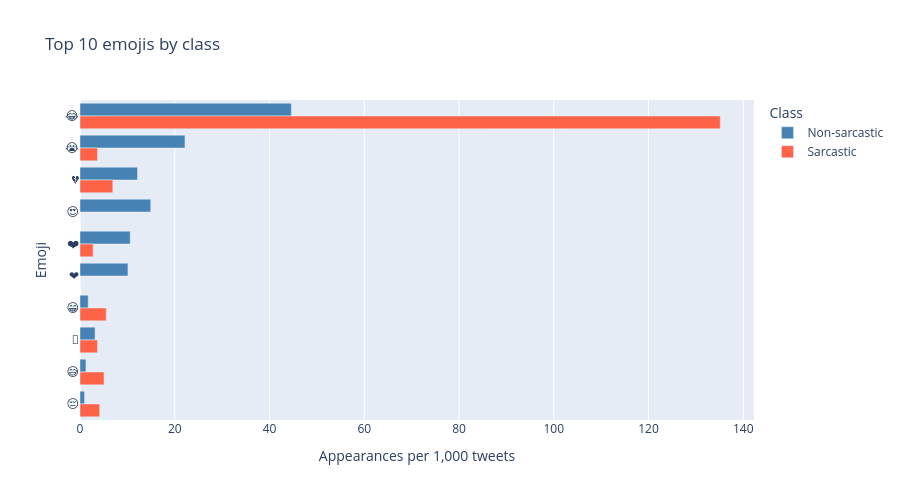

This figure's notebook cell:
### Code cell
# Top 10 emojis per class (appearances per 1,000 tweets)
class_sizes = df["label"].value_counts()[LABELS]
tweet_emojis = df["tweet"].map(lambda t: [e["emoji"] for e in emoji.emoji_list(t)])

emoji_counts = pd.DataFrame({
    lab: Counter(e for es in tweet_emojis[df["label"] == lab] for e in es) for lab in LABELS
}).fillna(0)
emoji_rates = emoji_counts.div(class_sizes) * 1000

top10 = emoji_rates.sum(axis=1).nlargest(10).index
plot_data = (emoji_rates.loc[top10]
             .rename_axis("Emoji").reset_index()
             .melt(id_vars="Emoji", var_name="Class", value_name="Appearances per 1,000 tweets"))

fig = px.bar(plot_data, x="Appearances per 1,000 tweets", y="Emoji", color="Class",
             barmode="group", orientation="h", color_discrete_map=COLORS, title="Top 10 emojis by class")
fig.update_yaxes(autorange="reversed")
fig.update_layout(height=500)
fig.show()

### Figure 1 — Plotly figure (JSON) as saved in the notebook; plotly's stock layout.template omitted (floating-point values rounded to 4 significant figures)
{"data": [{"alignmentgroup": "True", "hovertemplate": "Class=Non-sarcastic<br>Appearances per 1,000 tweets=%{x}<br>Emoji=%{y}<extra></extra>", "legendgroup": "Non-sarcastic", "marker": {"color": "steelblue", "pattern": {"shape": ""}}, "name": "Non-sarcastic", "offsetgroup": "Non-sarcastic", "orientation": "h", "showlegend": true, "textposition": "auto", "type": "bar", "x": [44.61, 22.16, 12.14, 14.93, 10.6, 10.12, 1.734, 3.179, 1.252, 0.9634], "xaxis": "x", "y": ["😂", "😭", "💔", "😍", "❤️", "❤", "😁", "🔴", "😅", "😔"], "yaxis": "y"}, {"alignmentgroup": "True", "hovertemplate": "Class=Sarcastic<br>Appearances per 1,000 tweets=%{x}<br>Emoji=%{y}<extra></extra>", "legendgroup": "Sarcastic", "marker": {"color": "tomato", "pattern": {"shape": ""}}, "name": "Sarcastic", "offsetgroup": "Sarcastic", "orientation": "h", "showlegend": true, "textposition": "auto", "type": "bar", "x": [135.1, 3.69, 6.919, 0.0, 2.768, 0.0, 5.535, 3.69, 5.074, 4.151], "xaxis": "x", "y": ["😂", "😭", "💔", "😍", "❤️", "❤", "😁", "🔴", "😅", "😔"], "yaxis": "y"}], "layout": {"barmode": "group", "height": 500, "legend": {"title": {"text": "Class"}, "tracegroupgap": 0}, "title": {"text": "Top 10 emojis by class"}, "xaxis": {"anchor": "y", "domain": [0, 1], "title": {"text": "Appearances per 1,000 tweets"}}, "yaxis": {"anchor": "x", "autorange": "reversed", "domain": [0, 1], "title": {"text": "Emoji"}}}}
